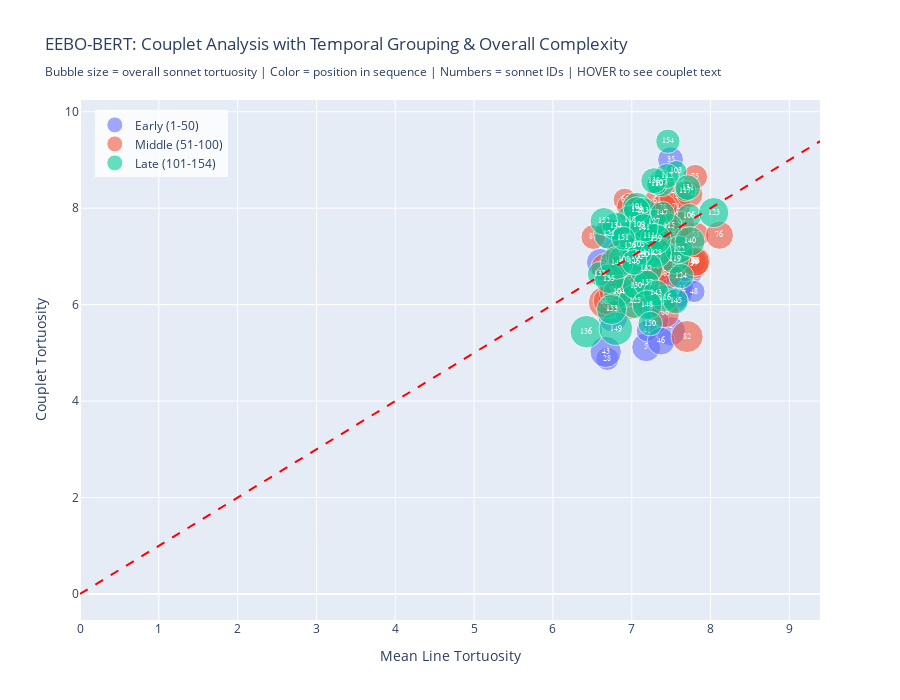

Notebook cell for this chart:
### Code cell
# Option 1: Bubble Chart with Multiple Encoded Variables
# Size = overall tortuosity, Color = temporal position, Labels = sonnet numbers, HOVER = couplet text

fig = go.Figure()

# Prepare data for EEBO-BERT (as example - can do for all models)
df = results['eebo_semantic'].copy()
df['temporal_group'] = pd.cut(df['sonnet'], bins=[0, 50, 100, 154], labels=['Early (1-50)', 'Middle (51-100)', 'Late (101-154)'])
df['couplet_ratio'] = df['couplet_tortuosity'] / df['mean_line_tortuosity']
df['is_outlier'] = (df['couplet_ratio'] > df['couplet_ratio'].quantile(0.9)) | (df['couplet_ratio'] < df['couplet_ratio'].quantile(0.1))

# Add couplet text to dataframe
df['couplet_text'] = df['sonnet'].apply(lambda x: couplet_lookup.get(x, "Not available"))

# Color mapping for temporal groups
color_map = {'Early (1-50)': 'rgb(99, 110, 250)', 
             'Middle (51-100)': 'rgb(239, 85, 59)', 
             'Late (101-154)': 'rgb(0, 204, 150)'}

for group in ['Early (1-50)', 'Middle (51-100)', 'Late (101-154)']:
    group_data = df[df['temporal_group'] == group]
    
    fig.add_trace(go.Scatter(
        x=group_data['mean_line_tortuosity'],
        y=group_data['couplet_tortuosity'],
        mode='markers+text',
        marker=dict(
            size=group_data['overall_tortuosity'] * 8,  # Size encodes overall complexity
            color=color_map[group],
            opacity=0.6,
            line=dict(width=1, color='white')
        ),
        text=group_data['sonnet'],
        textposition='middle center',
        textfont=dict(size=8, color='white', family='Arial Black'),
        name=group,
        hovertemplate='<b>Sonnet %{text}</b><br>' +
                      '<i>%{customdata[1]}</i><br><br>' +  # Couplet text with line break
                      'Mean Line: %{x:.3f}<br>' +
                      'Couplet: %{y:.3f}<br>' +
                      'Overall: %{customdata[0]:.3f}<br>' +
                      'Ratio: %{customdata[2]:.2f}<extra></extra>',
        customdata=group_data[['overall_tortuosity', 'couplet_text', 'couplet_ratio']].values
    ))

# Add diagonal reference line
max_val = max(df['mean_line_tortuosity'].max(), df['couplet_tortuosity'].max())
fig.add_trace(go.Scatter(
    x=[0, max_val],
    y=[0, max_val],
    mode='lines',
    line=dict(color='red', dash='dash', width=2),
    showlegend=False,
    hoverinfo='skip',
    name='y=x'
))

fig.update_layout(
    title='EEBO-BERT: Couplet Analysis with Temporal Grouping & Overall Complexity<br>' +
          '<sub>Bubble size = overall sonnet tortuosity | Color = position in sequence | Numbers = sonnet IDs | HOVER to see couplet text</sub>',
    xaxis_title='Mean Line Tortuosity',
    yaxis_title='Couplet Tortuosity',
    height=700,
    width=900,
    hovermode='closest',
    legend=dict(x=0.02, y=0.98, bgcolor='rgba(255,255,255,0.8)')
)

fig.show()

print("Bubble Chart Legend:")
print("  • Bubble SIZE = Overall sonnet complexity (larger = more complex)")
print("  • Bubble COLOR = Temporal position (early/middle/late in sequence)")
print("  • Number inside = Sonnet number (for precise identification)")
print("  • HOVER = See actual couplet text + metrics")
print("  • Above red line = Couplet more complex than average line")
print("  • Below red line = Couplet less complex than average line")

### Figure 1 — Plotly figure (JSON) as saved in the notebook; plotly's stock layout.template omitted (floating-point values rounded to 4 significant figures; data arrays with more than 128 entries replaced by an {"elided": "..."} marker saying what was removed)
{"data": [{"customdata": {"elided": "50x3 mixed values"}, "hovertemplate": "<b>Sonnet %{text}</b><br><i>%{customdata[1]}</i><br><br>Mean Line: %{x:.3f}<br>Couplet: %{y:.3f}<br>Overall: %{customdata[0]:.3f}<br>Ratio: %{customdata[2]:.2f}<extra></extra>", "marker": {"color": "rgb(99, 110, 250)", "line": {"color": "white", "width": 1}, "opacity": 0.6, "size": [23.87, 27.86, 27.47, 22.88, 29.01, 30.34, 29.34, 30.54, 28.33, 28.18, 33.82, 24.31, 29.42, 28.19, 24.32, 24.27, 26.43, 25.98, 25.73, 23.46, 28.47, 27.22, 25.43, 29.72, 23.79, 27.45, 26.48, 23.47, 30.14, 27.77, 25.11, 24.08, 25.5, 24.74, 25.86, 25.43, 24.35, 25.37, 26.36, 26.36, 21.91, 27.63, 31.45, 28.63, 24.97, 27.76, 28.21, 22.18, 25.39, 26.92]}, "mode": "markers+text", "name": "Early (1-50)", "text": [1.0, 2.0, 3.0, 4.0, 5.0, 6.0, 7.0, 8.0, 9.0, 10.0, 11.0, 12.0, 13.0, 14.0, 15.0, 16.0, 17.0, 18.0, 19.0, 20.0, 21.0, 22.0, 23.0, 24.0, 25.0, 26.0, 27.0, 28.0, 29.0, 30.0, 31.0, 32.0, 33.0, 34.0, 35.0, 36.0, 37.0, 38.0, 39.0, 40.0, 41.0, 42.0, 43.0, 44.0, 45.0, 46.0, 47.0, 48.0, 49.0, 50.0], "textfont": {"color": "white", "family": "Arial Black", "size": 8}, "textposition": "middle center", "type": "scatter", "x": [7.093, 7.077, 7.191, 7.196, 7.183, 7.147, 7.497, 7.581, 7.261, 6.745, 6.97, 7.515, 7.386, 7.364, 7.567, 7.745, 7.218, 7.219, 7.23, 7.471, 6.92, 7.298, 7.239, 6.761, 6.725, 7.264, 7.479, 6.691, 7.343, 6.951, 7.322, 7.64, 7.459, 7.138, 7.492, 7.324, 7.33, 7.416, 7.42, 6.699, 7.195, 7.093, 6.669, 7.499, 7.673, 7.372, 6.604, 7.79, 7.549, 7.277], "y": [6.662, 6.726, 6.522, 7.059, 5.117, 7.899, 5.449, 6.252, 6.622, 6.537, 6.679, 6.59, 6.594, 6.919, 7.335, 6.665, 7.903, 7.116, 7.168, 6.83, 6.592, 5.674, 5.957, 5.738, 6.14, 6.933, 6.675, 4.877, 6.675, 7.429, 6.722, 6.331, 7.13, 6.641, 9.005, 7.107, 6.485, 7.692, 7.362, 7.429, 5.454, 6.825, 5.021, 7.142, 6.737, 5.242, 6.875, 6.272, 6.099, 7.049]}, {"customdata": {"elided": "50x3 mixed values"}, "hovertemplate": "<b>Sonnet %{text}</b><br><i>%{customdata[1]}</i><br><br>Mean Line: %{x:.3f}<br>Couplet: %{y:.3f}<br>Overall: %{customdata[0]:.3f}<br>Ratio: %{customdata[2]:.2f}<extra></extra>", "marker": {"color": "rgb(239, 85, 59)", "line": {"color": "white", "width": 1}, "opacity": 0.6, "size": [28.68, 32.15, 26.22, 28.06, 25.42, 28.55, 29.44, 27.7, 24.66, 25.8, 26.11, 27.87, 28.35, 30.25, 23.22, 32.01, 29.55, 31.62, 28.54, 30.94, 28.95, 32.01, 30.88, 26.44, 24.71, 28.09, 31.21, 27.84, 28.13, 28.25, 25.07, 32.09, 31.69, 26.04, 29.27, 28.5, 24.73, 29.9, 36.5, 28.96, 24.25, 30.87, 28.68, 26.36, 25.24, 29.02, 28.81, 25.6, 31.03, 32.29]}, "mode": "markers+text", "name": "Middle (51-100)", "text": [51.0, 52.0, 53.0, 54.0, 55.0, 56.0, 57.0, 58.0, 59.0, 60.0, 61.0, 62.0, 63.0, 64.0, 65.0, 66.0, 67.0, 68.0, 69.0, 70.0, 71.0, 72.0, 73.0, 74.0, 75.0, 76.0, 77.0, 78.0, 79.0, 80.0, 81.0, 82.0, 83.0, 84.0, 85.0, 86.0, 87.0, 88.0, 89.0, 90.0, 91.0, 92.0, 93.0, 94.0, 95.0, 96.0, 97.0, 98.0, 99.0, 100.0], "textfont": {"color": "white", "family": "Arial Black", "size": 8}, "textposition": "middle center", "type": "scatter", "x": [6.663, 7.647, 7.039, 7.297, 7.821, 7.124, 7.785, 7.261, 7.788, 6.812, 7.326, 7.561, 7.447, 7.305, 6.911, 6.652, 6.996, 7.251, 6.97, 7.31, 7.563, 7.553, 7.04, 7.736, 7.806, 8.113, 6.867, 7.4, 6.688, 7.535, 7.158, 7.702, 7.393, 6.983, 7.452, 7.425, 6.512, 7.811, 7.346, 7.802, 6.778, 7.211, 6.94, 7.374, 7.561, 7.171, 6.846, 7.637, 6.779, 7.072], "y": [6.767, 6.927, 6.879, 7.812, 7.442, 7.139, 6.836, 7.03, 6.895, 6.209, 8.159, 6.83, 7.136, 6.823, 8.175, 6.045, 8.013, 6.416, 6.675, 6.786, 8.024, 8.245, 6.256, 8.287, 8.651, 7.439, 7.031, 8.011, 6.078, 7.2, 7.644, 5.339, 7.556, 5.962, 6.627, 5.82, 7.4, 6.898, 7.0, 6.888, 6.115, 6.761, 6.616, 7.118, 7.512, 7.353, 6.726, 7.672, 6.294, 7.05]}, {"customdata": {"elided": "54x3 mixed values"}, "hovertemplate": "<b>Sonnet %{text}</b><br><i>%{customdata[1]}</i><br><br>Mean Line: %{x:.3f}<br>Couplet: %{y:.3f}<br>Overall: %{customdata[0]:.3f}<br>Ratio: %{customdata[2]:.2f}<extra></extra>", "marker": {"color": "rgb(0, 204, 150)", "line": {"color": "white", "width": 1}, "opacity": 0.6, "size": [28.69, 29.51, 21.54, 31.97, 25.07, 24.58, 27.26, 30.96, 27.55, 21.07, 28.71, 25.05, 26.34, 31.68, 26.42, 27.5, 21.28, 28.75, 29.27, 24.25, 30.97, 28.09, 30.35, 25.02, 33.98, 23.11, 26.5, 30.41, 26.64, 27.7, 25.73, 33.02, 24.74, 28.38, 29.82, 32.57, 26.09, 26.02, 31.01, 30.01, 28.7, 32.85, 25.72, 24.13, 25.41, 25.56, 24.08, 29.69, 33.51, 24.64, 23.86, 27.62, 30.16, 24.35]}, "mode": "markers+text", "name": "Late (101-154)", "text": [101.0, 102.0, 103.0, 104.0, 105.0, 106.0, 107.0, 108.0, 109.0, 110.0, 111.0, 112.0, 113.0, 114.0, 115.0, 116.0, 117.0, 118.0, 119.0, 120.0, 121.0, 122.0, 123.0, 124.0, 125.0, 126.0, 127.0, 128.0, 129.0, 130.0, 131.0, 132.0, 133.0, 134.0, 135.0, 136.0, 137.0, 138.0, 139.0, 140.0, 141.0, 142.0, 143.0, 144.0, 145.0, 146.0, 147.0, 148.0, 149.0, 150.0, 151.0, 152.0, 153.0, 154.0], "textfont": {"color": "white", "family": "Arial Black", "size": 8}, "textposition": "middle center", "type": "scatter", "x": [7.065, 7.063, 7.564, 6.841, 7.087, 7.73, 7.372, 6.898, 7.097, 7.32, 7.224, 7.443, 7.144, 7.214, 7.474, 7.417, 7.681, 6.977, 7.545, 7.142, 6.713, 7.6, 8.04, 7.627, 7.044, 6.984, 7.282, 7.312, 7.064, 7.057, 7.711, 7.179, 6.593, 6.806, 6.716, 6.424, 7.187, 7.28, 7.303, 7.739, 7.153, 6.81, 7.31, 7.103, 7.558, 7.031, 7.39, 7.194, 6.799, 7.235, 6.893, 6.645, 6.744, 7.458], "y": [8.033, 6.993, 8.766, 6.272, 7.233, 7.844, 8.518, 6.925, 7.661, 8.492, 7.419, 8.667, 7.95, 7.069, 7.63, 6.131, 8.355, 7.762, 6.937, 7.028, 7.464, 7.141, 7.908, 6.591, 6.067, 7.22, 7.707, 7.077, 7.962, 6.39, 8.427, 6.749, 6.639, 7.622, 6.538, 5.439, 6.448, 8.57, 7.358, 7.31, 7.589, 6.866, 6.245, 7.074, 6.071, 6.875, 7.891, 5.995, 5.502, 5.608, 7.376, 7.729, 5.9, 9.388]}, {"hoverinfo": "skip", "line": {"color": "red", "dash": "dash", "width": 2}, "mode": "lines", "name": "y=x", "showlegend": false, "type": "scatter", "x": [0, 9.388], "y": [0, 9.388]}], "layout": {"height": 700, "hovermode": "closest", "legend": {"bgcolor": "rgba(255,255,255,0.8)", "x": 0.02, "y": 0.98}, "title": {"text": "EEBO-BERT: Couplet Analysis with Temporal Grouping & Overall Complexity<br><sub>Bubble size = overall sonnet tortuosity | Color = position in sequence | Numbers = sonnet IDs | HOVER to see couplet text</sub>"}, "width": 900, "xaxis": {"title": {"text": "Mean Line Tortuosity"}}, "yaxis": {"title": {"text": "Couplet Tortuosity"}}}}
